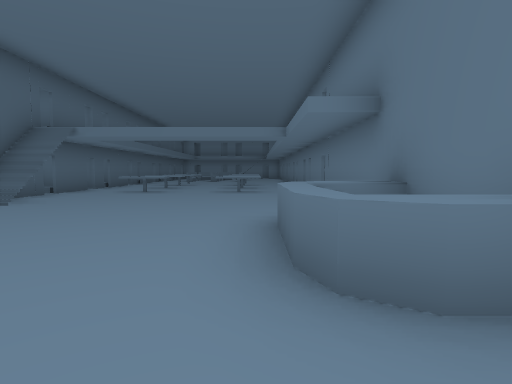
view 1 (above)

12 first-person views from a walk through a 3-D level made in the Unity game engine. The camera is 1.2 m above the floor, tilts 4° down and sees 80° across. The floor is counted in squares, 2 m on a side. Each view is taken from the middle of a square. On the plan, view 1 faces up. The plan holds only what a view shows up to about 9 squares ahead; the rest is blank. The place goes on beyond the plan. The player is left out. Some animated figures are left out.

view 2
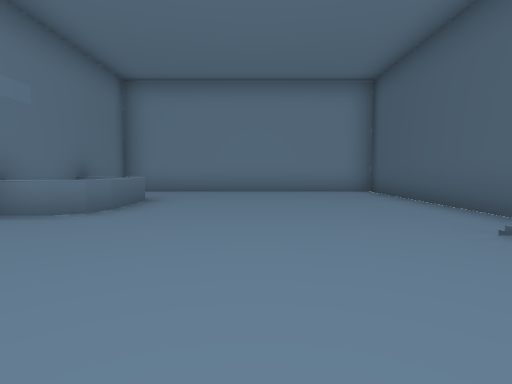

view 3
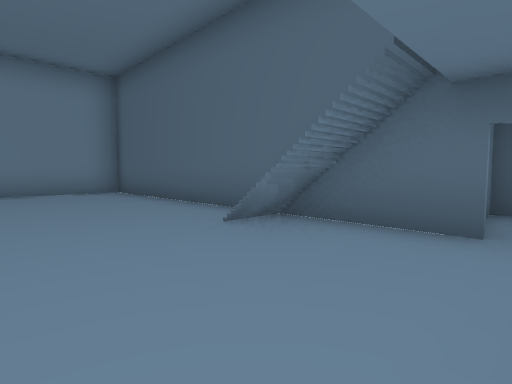

view 4
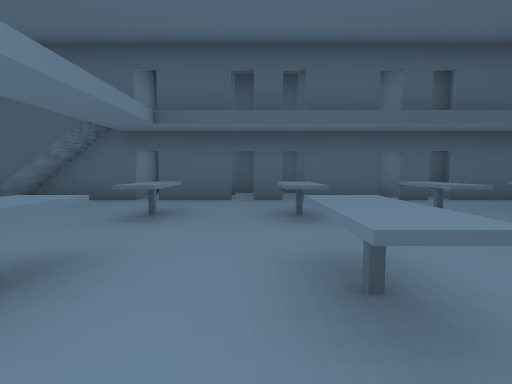

view 5
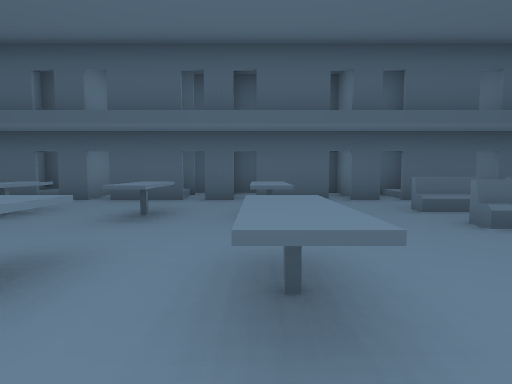

view 6
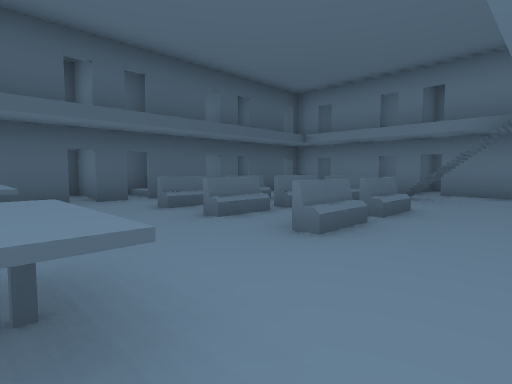

view 7
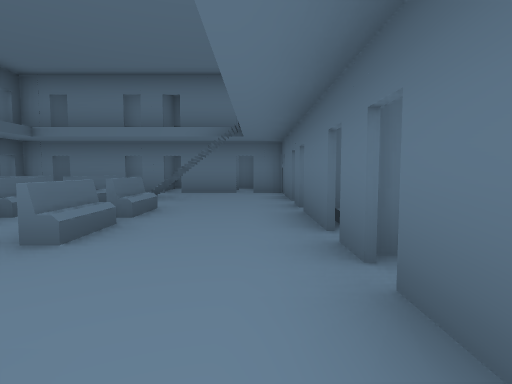

view 8
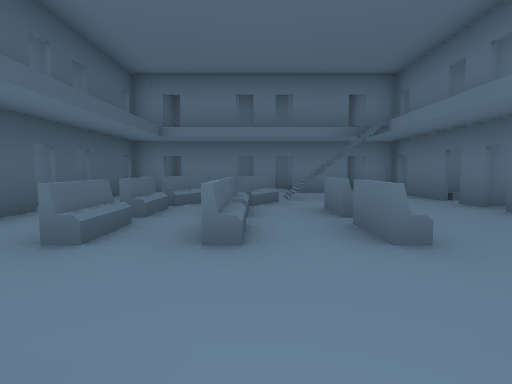

view 9
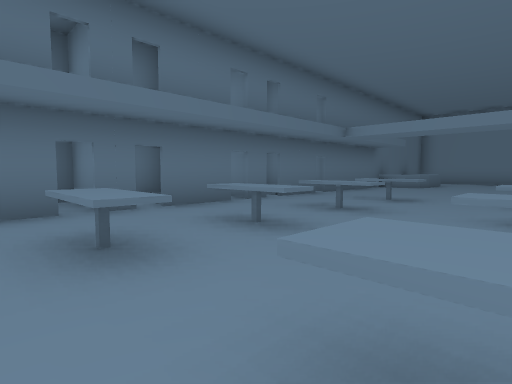

view 10
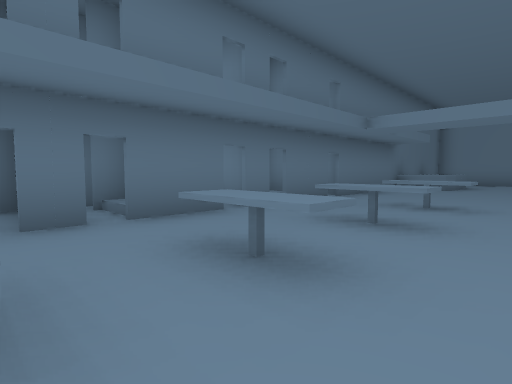

view 11
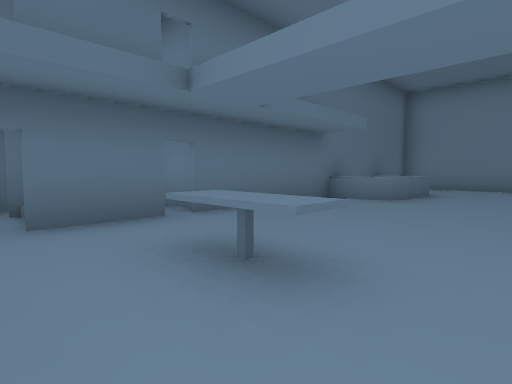

view 12
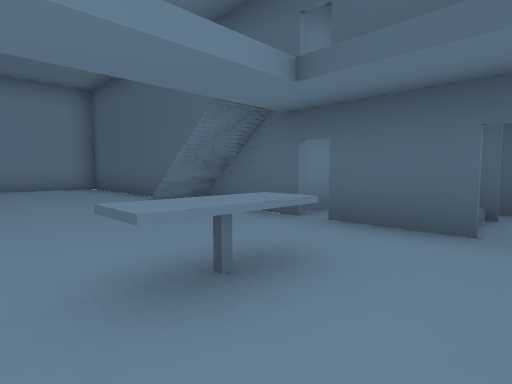

### Floor plan
Key: @ floor where view 1 was taken; # wall or solid block; . main floor; : floor 1.25 m higher than the main floor; / step, stairs or slope; = window, fence, low wall or low ledge; ^ raised ledge.
Columns run from 7 left of view 1 to 2 right of it. Each row starts with its distance up from view 1.
 22  #########
 21  #.   / .#
 20  #. ==/..#
 19  #...//..#
 18 ##.=.==..#
 17 #..=.==..#
 16 ##.......#
 15 ##.......#
 14 #...^.^^.#
 13 ##.......#
 12 ##..^..^.#
 11 #........#
 10 ##.......#
  9 ##.......#
  8 #........#
  7 ###......#
  6  #:/.....#
  5  #.......#
  4  #......^#
  3  #.......#
  2  #......^#
  1  #.......#
  0  #.....@.#
 -1  #########

Positions as (right, up) in squares from view 1, and headings:
1: (0, 0), facing up
2: (-2, 8), facing down
3: (-2, 8), facing down-left
4: (1, 10), facing left
5: (1, 14), facing left
6: (1, 14), facing up-left
7: (1, 14), facing up
8: (-2, 14), facing up
9: (-3, 15), facing down-right
10: (-2, 14), facing down-right
11: (-2, 10), facing down-right
12: (-2, 10), facing down-left
